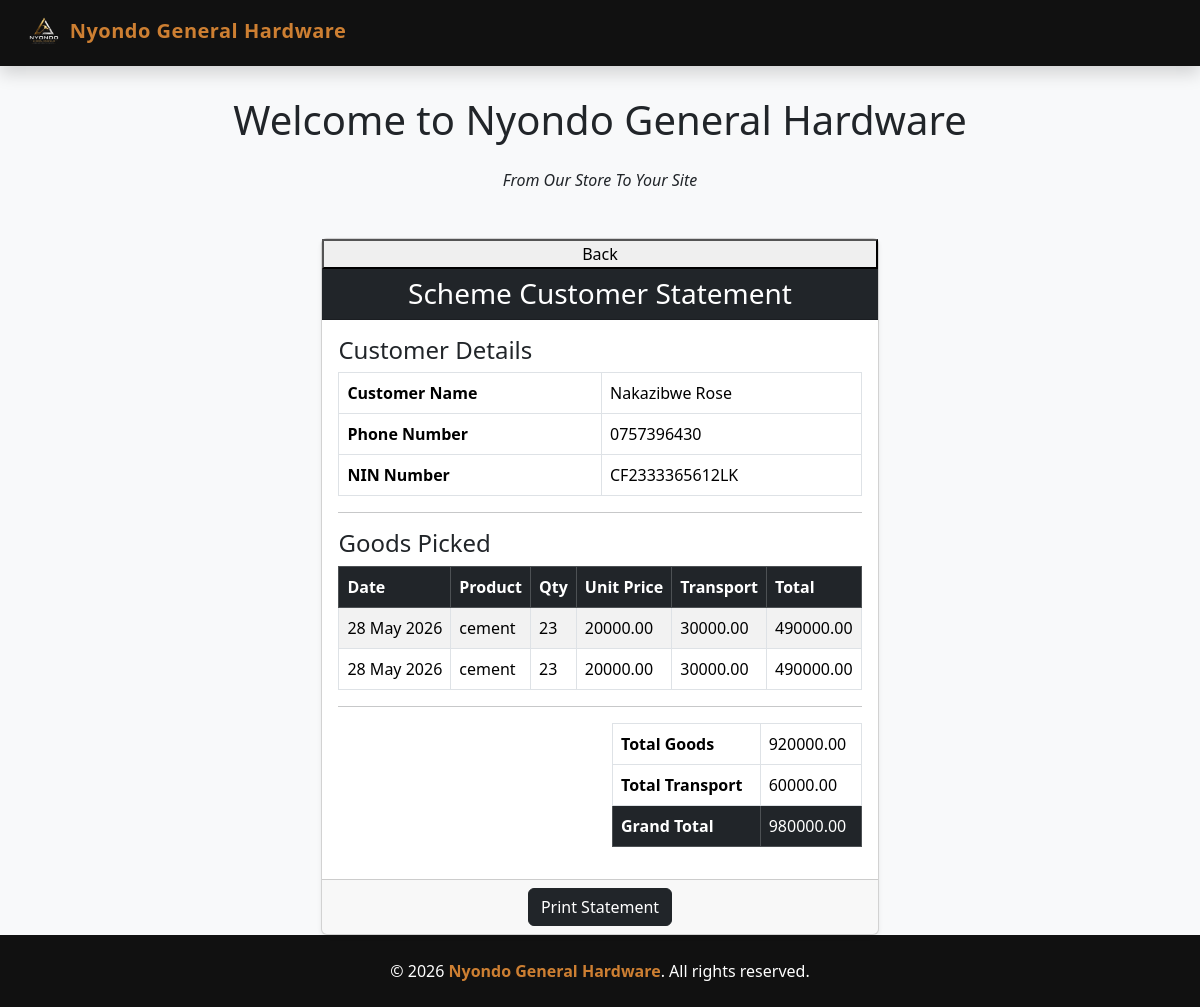
The page /scheme/scheme/customer/statement/1/ on the database as committed earlier.
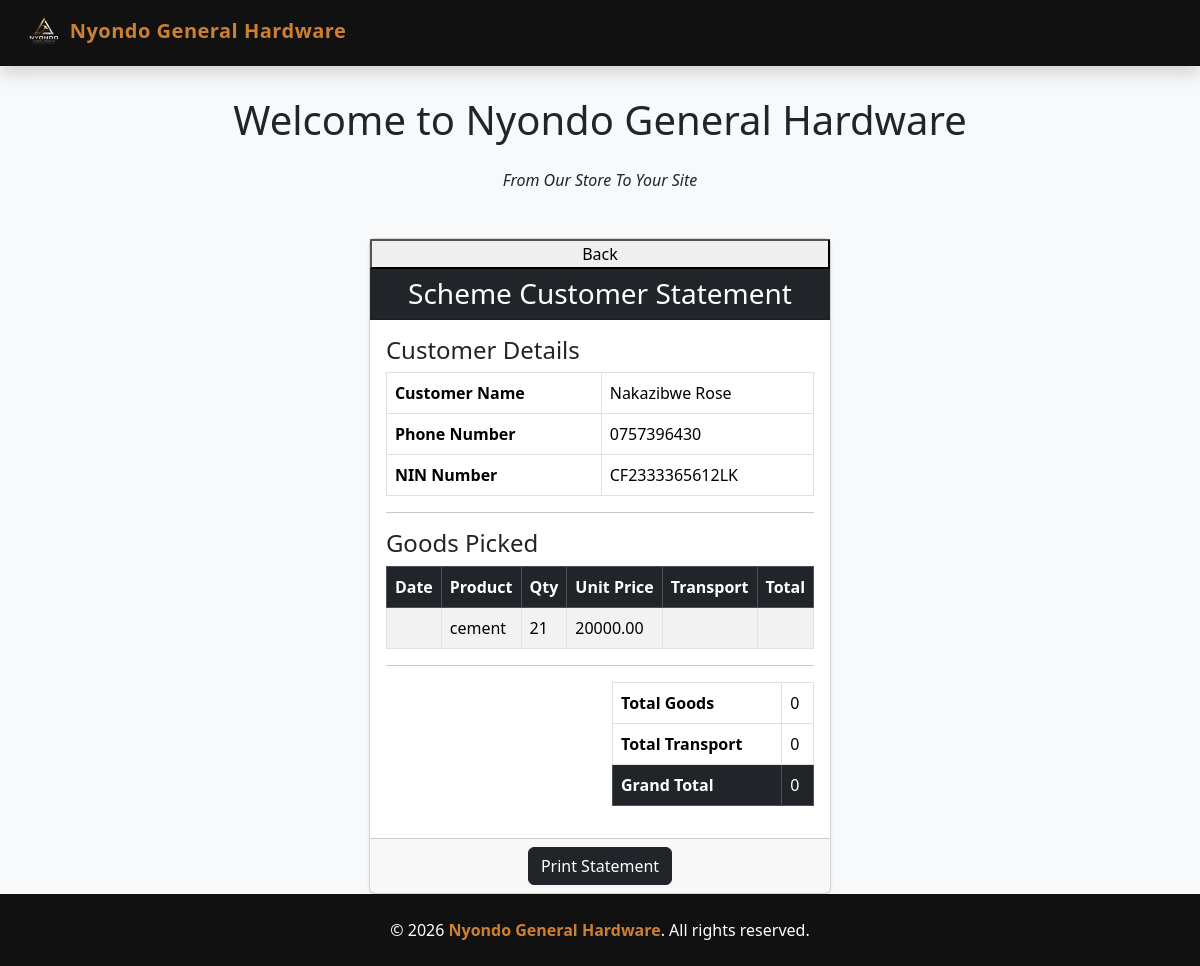
The same page on the database as committed later.
### schemeapp/models.py (models this page shows, shortened)
class SchemeGoodsPickup(models.Model):
    customer = models.ForeignKey(SchemeCustomer, on_delete=models.CASCADE)
    product = models.ForeignKey(Product, on_delete=models.CASCADE)
    quantity_taken = models.PositiveIntegerField()
    linked_sale = models.ForeignKey(Sales, on_delete=models.SET_NULL, null=True, blank=True)
    pickup_date = models.DateTimeField(auto_now_add=True)

### salesapp/models.py (models this page shows, shortened)
class Sales(models.Model):
    CUSTOMER_TYPES = [
        ('wholesale', 'Wholesale'),
        ('retail', 'Retail'),
        ('walk_in', 'Walk_in')
    ]
    customer_type = models.CharField(max_length=20, choices = CUSTOMER_TYPES, default =" retail")
    customer_name = models.CharField(max_length=30)
    product_name = models.ForeignKey(Product, on_delete=models.CASCADE)
    quantity = models.PositiveIntegerField()
    total_price = models.DecimalField(max_digits=100, decimal_places=2)
    sale_date = models.DateTimeField(auto_now_add=True)
    distance = models.DecimalField(max_digits=10, decimal_places=2, default=0)
    transport_cost = models.DecimalField(max_digits=10, decimal_places=2, default=0)
    transport_note = models.TextField(default="", blank=True)

class Product(models.Model):
    category_name = models.ForeignKey(Category, on_delete=models.CASCADE)
    product_name = models.CharField(max_length=100)
    unit_price = models.DecimalField(max_digits=100, decimal_places=2, default=0)
    selling_price = models.DecimalField(max_digits=100, decimal_places=2, default=0)
    description = models.TextField(blank=True)

### schemeapp/views.py (the view)
# urls.py: path('scheme/customer/statement/<int:customer_id>/',views.scheme_statement,name='scheme_statement')
def scheme_statement(request, customer_id):
    customer = get_object_or_404(SchemeCustomer, id=customer_id)
    pickups = SchemeGoodsPickup.objects.filter(
        customer=customer
    ).select_related("linked_sale", "product")
    total_goods = Decimal("0")
    total_transport = Decimal("0")
    for pickup in pickups:
        sale = pickup.linked_sale
        if sale:
            total_goods += sale.total_price - sale.transport_cost
            total_transport += sale.transport_cost
    grand_total = total_goods + total_transport
    return render(request, "scheme_statement.html", {
        "customer": customer,
        "pickups": pickups,
        "total_goods": total_goods,
        "total_transport": total_transport,
        "grand_total": grand_total,
    })

### schemeapp/templates/scheme_statement.html
{% extends 'base.html' %}
{% block content %}
<div class="card shadow-sm mx-auto" style="max-width: 1000px;">
     <button type="submit">Back</button>
    <div class="card-header bg-dark text-white">
        <h3 class="mb-0 text-center">
            Scheme Customer Statement
        </h3>
    </div>
    <div class="card-body">
        <h4>Customer Details</h4>
        <table class="table table-bordered">
            <tr>
                <th>Customer Name</th>
                <td>{{ customer.full_name }}</td>
            </tr>
            <tr>
                <th>Phone Number</th>
                <td>{{ customer.phone_number }}</td>
            </tr>
            <tr>
                <th>NIN Number</th>
                <td>{{ customer.nin_number }}</td>
            </tr>
        </table>
        <hr>
        <h4>Goods Picked</h4>
        <table class="table table-bordered table-striped">
            <thead class="table-dark">
                <tr>
                    <th>Date</th>
                    <th>Product</th>
                    <th>Qty</th>
                    <th>Unit Price</th>
                    <th>Transport</th>
                    <th>Total</th>
                </tr>
            </thead>
            <tbody>
                {% for pickup in pickups %}
                <tr>
                    <td>
                        {{ pickup.linked_sale.sale_date|date:"j M Y" }}
                    </td>
                    <td>
                        {{ pickup.product.product_name }}
                    </td>
                    <td>
                        {{ pickup.quantity_taken }}
                    </td>
                    <td>
                        {{ pickup.product.unit_price }}
                    </td>
                    <td>
                        {{ pickup.linked_sale.transport_cost }}
                    </td>
                    <td>
                        {{ pickup.linked_sale.total_price }}
                    </td>
                </tr>
                {% empty %}
                <tr>
                    <td colspan="6" class="text-center">
                        No goods picked yet.
                    </td>
                </tr>
                {% endfor %}
            </tbody>
        </table>
        <hr>
        <div class="row">
            <div class="col-md-6 offset-md-6">
                <table class="table table-bordered">
                    <tr>
                        <th>Total Goods</th>
                        <td>{{ total_goods }}</td>
                    </tr>
                    <tr>
                        <th>Total Transport</th>
                        <td>{{ total_transport }}</td>
                    </tr>
                    <tr class="table-dark">
                        <th>Grand Total</th>
                        <td>{{ grand_total }}</td>
                    </tr>
                </table>
            </div>
        </div>
    </div>
    <div class="card-footer text-center no-print">
        <button onclick="window.print()"
                class="btn btn-dark">
            Print Statement
        </button>
    </div>
</div>
{% endblock %}

Rows that differ between the two databases and show on the page:
removed SchemeGoodsPickup: linked_sale.sale_date "28 May 2026", product.product_name "cement", quantity_taken "23", product.unit_price "20000.00", linked_sale.transport_cost "30000.00", linked_sale.total_price "490000.00"
removed SchemeGoodsPickup: linked_sale.sale_date "28 May 2026", product.product_name "cement", quantity_taken "23", product.unit_price "20000.00", linked_sale.transport_cost "30000.00", linked_sale.total_price "490000.00"
added SchemeGoodsPickup: product.product_name "cement", quantity_taken "21", product.unit_price "20000.00"
Other text that changed with them:
{{ total_goods }}: "920000.00" → "0"
{{ total_transport }}: "60000.00" → "0"
{{ grand_total }}: "980000.00" → "0"
